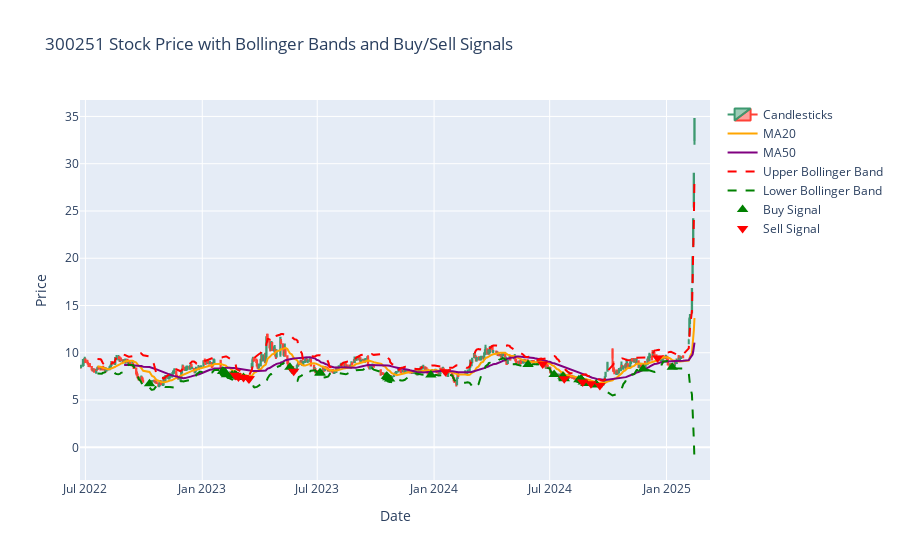

Here is the notebook cell this chart was saved with:
### Code cell
# import tushare as ts
# import pandas as pd
# import numpy as np
# import matplotlib.pyplot as plt


import pandas as pd
import numpy as np
import plotly.graph_objs as go
from plotly.subplots import make_subplots

stock ='300251'
data = tdd.get_tdx_Exp_day_to_df(stock, start='20200101', end='20250215', resample='d').sort_index(ascending=False)
data['trade_date'] = data.index


# 数据预处理
data['trade_date'] = pd.to_datetime(data['trade_date'])
data.set_index('trade_date', inplace=True)
data.sort_index(ascending=True, inplace=True)

# 计算移动平均线
data['MA20'] = data['close'].rolling(window=20).mean()
data['MA50'] = data['close'].rolling(window=50).mean()

# 计算布林带（Bollinger Bands）
data['stddev'] = data['close'].rolling(window=20).std()
data['UpperBand'] = data['MA20'] + (data['stddev'] * 2)
data['LowerBand'] = data['MA20'] - (data['stddev'] * 2)

# 计算MACD
data['EMA12'] = data['close'].ewm(span=12, adjust=False).mean()
data['EMA26'] = data['close'].ewm(span=26, adjust=False).mean()
data['MACD'] = data['EMA12'] - data['EMA26']
data['Signal'] = data['MACD'].ewm(span=9, adjust=False).mean()

# 计算局部高低点（过去20天的最高和最低）
data['High_max'] = data['high'].rolling(window=20).max()
data['Low_min'] = data['low'].rolling(window=20).min()

# 计算成交量的5日均值
data['Vol_MA5'] = data['vol'].rolling(window=5).mean()

# 判断新高
data['New_High'] = data['close'] == data['High_max']

# 判断MACD死叉（MACD线从上向下穿越Signal线）
data['MACD_Cross'] = (data['MACD'] < data['Signal']) & (data['MACD'].shift(1) > data['Signal'].shift(1))

# 买点信号：股价接近布林带下轨并且接近最低点
data['Buy_Signal'] = (data['close'] < data['Low_min'] * 1.01) & (data['close'] > data['LowerBand'])

# 卖点信号：在买点后的持有期内，若股价未创新高且出现以下任一条件，则触发卖点
holding_period = 20  # 持有期设定为20天
price_drop_threshold = 0.05  # 价格下跌阈值设定为5%

# 创建一个空的列来存放修正后的卖点信号
data['Sell_Signal'] = False

# 遍历数据，修正卖点信号
for i in range(len(data) - holding_period):
    if data['Buy_Signal'].iloc[i]:
        # 从买点之后的20天内，检查是否满足卖点条件
        for j in range(i + 1, i + holding_period + 1):
            if not data['New_High'].iloc[j]:  # 股价未创新高
                if data['MACD_Cross'].iloc[j] or data['close'].iloc[j] <= data['close'].iloc[i] * (1 - price_drop_threshold):
                    data['Sell_Signal'].iloc[j] = True
                    break

# 可视化部分：使用plotly实现交互式图表
fig = make_subplots(rows=1, cols=1)

# 添加股价线
fig.add_trace(go.Candlestick(x=data.index,
                             open=data['open'], high=data['high'],
                             low=data['low'], close=data['close'],
                             name='Candlesticks'))

# 添加MA20和MA50
fig.add_trace(go.Scatter(x=data.index, y=data['MA20'], mode='lines', name='MA20', line=dict(color='orange')))
fig.add_trace(go.Scatter(x=data.index, y=data['MA50'], mode='lines', name='MA50', line=dict(color='purple')))

# 添加布林带
fig.add_trace(go.Scatter(x=data.index, y=data['UpperBand'], mode='lines', name='Upper Bollinger Band', line=dict(color='red', dash='dash')))
fig.add_trace(go.Scatter(x=data.index, y=data['LowerBand'], mode='lines', name='Lower Bollinger Band', line=dict(color='green', dash='dash')))

# 添加买点和卖点信号
fig.add_trace(go.Scatter(x=data.index[data['Buy_Signal'] == True], y=data['close'][data['Buy_Signal'] == True], 
                         mode='markers', name='Buy Signal', marker=dict(symbol='triangle-up', color='green', size=10)))

fig.add_trace(go.Scatter(x=data.index[data['Sell_Signal'] == True], y=data['close'][data['Sell_Signal'] == True], 
                         mode='markers', name='Sell Signal', marker=dict(symbol='triangle-down', color='red', size=10)))

# 设置图表标题
fig.update_layout(title=f'{stock} Stock Price with Bollinger Bands and Buy/Sell Signals',
                  xaxis_title='Date',
                  yaxis_title='Price',
                  xaxis_rangeslider_visible=False)

# 显示图表
fig.show()

# 输出买点和卖点信息
print("Buy signals:")
print(data[data['Buy_Signal'] == True][['close', 'Low_min']])
print("\nSell signals:")
print(data[data['Sell_Signal'] == True][['close', 'High_max']])

### Figure 1 — Plotly figure (JSON) as saved in the notebook; plotly's stock layout.template omitted (floating-point values rounded to 4 significant figures; data arrays with more than 128 entries replaced by an {"elided": "..."} marker saying what was removed)
{"data": [{"close": {"elided": "641 float values"}, "high": {"elided": "641 float values"}, "low": {"elided": "641 float values"}, "name": "Candlesticks", "open": {"elided": "641 float values"}, "type": "candlestick", "x": {"elided": "641 str values"}}, {"line": {"color": "orange"}, "mode": "lines", "name": "MA20", "type": "scatter", "x": {"elided": "641 str values"}, "y": {"elided": "641 float values"}}, {"line": {"color": "purple"}, "mode": "lines", "name": "MA50", "type": "scatter", "x": {"elided": "641 str values"}, "y": {"elided": "641 float values"}}, {"line": {"color": "red", "dash": "dash"}, "mode": "lines", "name": "Upper Bollinger Band", "type": "scatter", "x": {"elided": "641 str values"}, "y": {"elided": "641 float values"}}, {"line": {"color": "green", "dash": "dash"}, "mode": "lines", "name": "Lower Bollinger Band", "type": "scatter", "x": {"elided": "641 str values"}, "y": {"elided": "641 float values"}}, {"marker": {"color": "green", "size": 10, "symbol": "triangle-up"}, "mode": "markers", "name": "Buy Signal", "type": "scatter", "x": ["2022-10-10T00:00:00", "2023-02-02T00:00:00", "2023-02-03T00:00:00", "2023-02-06T00:00:00", "2023-02-07T00:00:00", "2023-02-08T00:00:00", "2023-02-17T00:00:00", "2023-02-21T00:00:00", "2023-02-22T00:00:00", "2023-02-23T00:00:00", "2023-02-24T00:00:00", "2023-02-27T00:00:00", "2023-03-07T00:00:00", "2023-05-19T00:00:00", "2023-07-05T00:00:00", "2023-07-06T00:00:00", "2023-10-18T00:00:00", "2023-10-19T00:00:00", "2023-10-20T00:00:00", "2023-10-23T00:00:00", "2023-12-27T00:00:00", "2024-05-28T00:00:00", "2024-07-08T00:00:00", "2024-07-22T00:00:00", "2024-07-23T00:00:00", "2024-07-24T00:00:00", "2024-08-16T00:00:00", "2024-08-19T00:00:00", "2024-08-20T00:00:00", "2024-08-21T00:00:00", "2024-08-23T00:00:00", "2024-08-27T00:00:00", "2024-09-12T00:00:00", "2024-09-13T00:00:00", "2024-11-25T00:00:00", "2025-01-10T00:00:00"], "y": [6.71, 8.05, 8.03, 7.91, 7.81, 7.67, 7.65, 7.65, 7.63, 7.6, 7.55, 7.45, 7.39, 8.48, 7.87, 7.87, 7.52, 7.5, 7.36, 7.23, 7.66, 8.76, 7.69, 7.52, 7.35, 7.24, 7.15, 7.19, 7.14, 7.07, 6.9, 6.76, 6.66, 6.59, 8.28, 8.47]}, {"marker": {"color": "red", "size": 10, "symbol": "triangle-down"}, "mode": "markers", "name": "Sell Signal", "type": "scatter", "x": ["2023-02-22T00:00:00", "2023-02-23T00:00:00", "2023-02-27T00:00:00", "2023-03-07T00:00:00", "2023-03-15T00:00:00", "2023-03-16T00:00:00", "2023-05-25T00:00:00", "2024-01-19T00:00:00", "2024-06-20T00:00:00", "2024-07-24T00:00:00", "2024-08-22T00:00:00", "2024-09-04T00:00:00", "2024-09-18T00:00:00", "2024-12-18T00:00:00"], "y": [7.63, 7.6, 7.45, 7.39, 7.25, 7.26, 8.05, 8, 8.81, 7.24, 6.92, 6.73, 6.53, 9.45]}], "layout": {"autosize": true, "title": {"text": "300251 Stock Price with Bollinger Bands and Buy/Sell Signals"}, "xaxis": {"anchor": "y", "autorange": true, "domain": [0, 1], "range": ["2022-06-22 12:00", "2025-03-13 12:29:58.4224"], "rangeslider": {"visible": false, "yaxis": {}}, "title": {"text": "Date"}, "type": "date"}, "yaxis": {"anchor": "x", "autorange": true, "domain": [0, 1], "range": [-3.459, 36.74], "title": {"text": "Price"}, "type": "linear"}}}
